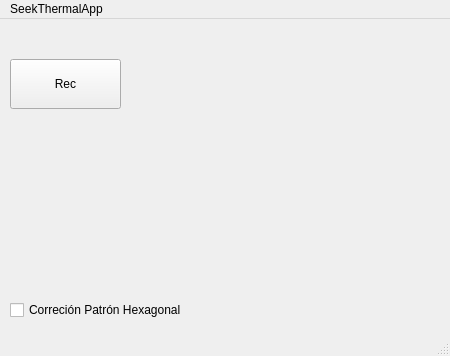
<?xml version="1.0" encoding="UTF-8"?>
<ui version="4.0">
 <class>WEBCAM</class>
 <widget class="QMainWindow" name="WEBCAM">
  <property name="geometry">
   <rect>
    <x>0</x>
    <y>0</y>
    <width>450</width>
    <height>356</height>
   </rect>
  </property>
  <property name="windowTitle">
   <string>MainWindow</string>
  </property>
  <widget class="QWidget" name="centralwidget">
   <widget class="QLabel" name="label">
    <property name="geometry">
     <rect>
      <x>190</x>
      <y>40</y>
      <width>211</width>
      <height>181</height>
     </rect>
    </property>
    <property name="autoFillBackground">
     <bool>false</bool>
    </property>
    <property name="text">
     <string/>
    </property>
   </widget>
   <widget class="QPushButton" name="pushButton">
    <property name="geometry">
     <rect>
      <x>10</x>
      <y>40</y>
      <width>111</width>
      <height>50</height>
     </rect>
    </property>
    <property name="text">
     <string>Rec</string>
    </property>
    <property name="checkable">
     <bool>true</bool>
    </property>
   </widget>
   <widget class="QCheckBox" name="CorrectPatternHexa">
    <property name="geometry">
     <rect>
      <x>10</x>
      <y>280</y>
      <width>191</width>
      <height>22</height>
     </rect>
    </property>
    <property name="text">
     <string>Correción Patrón Hexagonal</string>
    </property>
   </widget>
  </widget>
  <widget class="QMenuBar" name="menubar">
   <property name="geometry">
    <rect>
     <x>0</x>
     <y>0</y>
     <width>450</width>
     <height>27</height>
    </rect>
   </property>
   <widget class="QMenu" name="menuSeekThermalApp">
    <property name="title">
     <string>SeekThermalApp</string>
    </property>
   </widget>
   <addaction name="menuSeekThermalApp"/>
  </widget>
  <widget class="QStatusBar" name="statusbar"/>
 </widget>
 <resources/>
 <connections/>
</ui>
